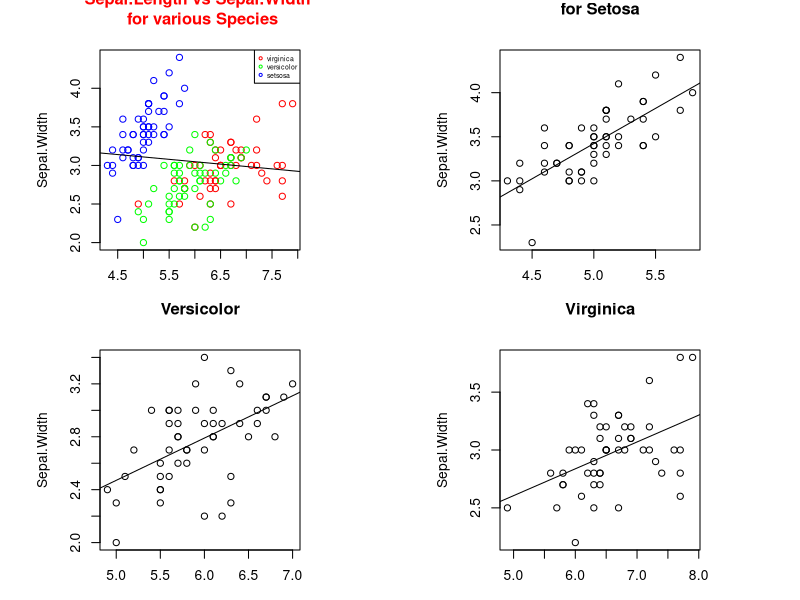

The R script that drew this image:
par(mfrow=c(2, 2), mar=c(6,5, 5, 2), pin=c(2, 2))

with(iris, plot(Sepal.Length, Sepal.Width,type="n"))
title(main="Sepal.Length vs Sepal.Width \n for various Species", col.main="red", cex=".75")
legend("topright", pch=1, col=c("red", "green","blue"), legend=c("virginica", "versicolor", "setsosa"), cex=.5)
with(subset(iris, Species=="virginica"), points(Sepal.Length, Sepal.Width,col="red"))
with(subset(iris, Species=="versicolor"), points(Sepal.Length, Sepal.Width,col="green"))
with(subset(iris, Species=="setosa"), points(Sepal.Length, Sepal.Width,col="blue"))
fit <- with(iris, lm(Sepal.Width~Sepal.Length))
abline(fit, lwd=1)

with(subset(iris, Species=="setosa"), plot(Sepal.Length, Sepal.Width))
title(main="for Setosa", cex=.75)
fit <- with(subset(iris, Species=="setosa"), lm(Sepal.Width~Sepal.Length))
abline(fit, lwd=1)

with(subset(iris, Species=="versicolor"), plot(Sepal.Length, Sepal.Width))
title(main="Versicolor", cex=.75)
fit <- with(subset(iris, Species=="versicolor"), lm(Sepal.Width~Sepal.Length))
abline(fit, lwd=1)

with(subset(iris, Species=="virginica"), plot(Sepal.Length, Sepal.Width))
fit <- with(subset(iris, Species=="virginica"), lm(Sepal.Width~Sepal.Length))
abline(fit, lwd=1)
title(main="Virginica", cex=.75)
